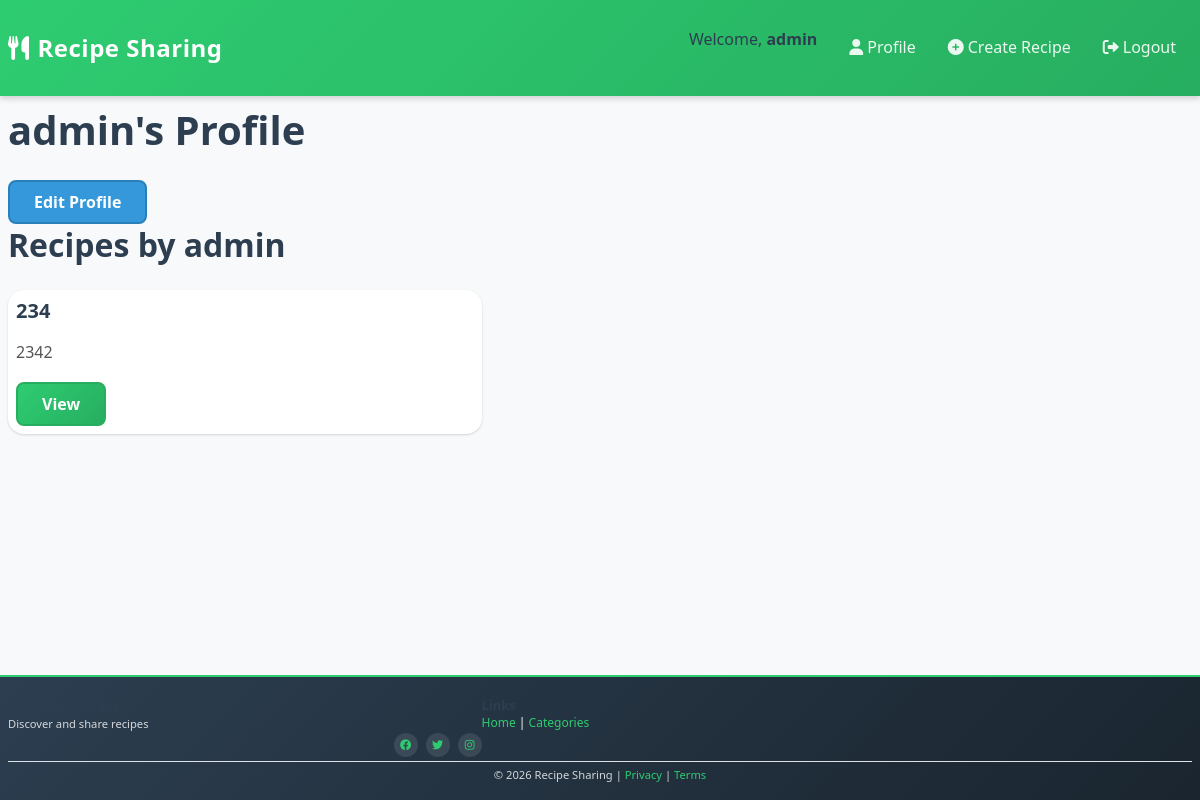
Screenshot of /profile/admin/ (signed in) with the database file from the repository.
### recipes/models.py (models this page shows, shortened)
class Profile(models.Model):
    user = models.OneToOneField(User, on_delete=models.CASCADE, related_name='profile')
    bio = models.TextField(blank=True, max_length=500)
    avatar = models.ImageField(upload_to='avatars/', blank=True, null=True)
    location = models.CharField(max_length=100, blank=True)
    website = models.URLField(blank=True, null=True)
    followers_count = models.IntegerField(default=0)
    following_count = models.IntegerField(default=0)
    created_at = models.DateTimeField(auto_now_add=True, null=True)
    updated_at = models.DateTimeField(auto_now=True, null=True)
    class Meta:
        ordering = ['-created_at']

class Recipe(models.Model):
    DIFFICULTY_CHOICES = [
        ('easy', 'Easy'),
        ('medium', 'Medium'),
        ('hard', 'Hard'),
    ]
    author = models.ForeignKey(User, on_delete=models.CASCADE, related_name='recipes')
    title = models.CharField(max_length=200)
    description = models.TextField(max_length=1000)
    ingredients = models.TextField(help_text="Separate each ingredient with a new line")
    instructions = models.TextField(help_text="Detailed cooking instructions")
    category = models.ForeignKey(Category, on_delete=models.SET_NULL, null=True, related_name='recipes')
    tags = models.ManyToManyField(Tag, blank=True, related_name='recipes')
    prep_time = models.IntegerField(help_text="Preparation time in minutes", null=True, blank=True)
    cook_time = models.IntegerField(help_text="Cooking time in minutes", null=True, blank=True)
    servings = models.IntegerField(default=1, validators=[MinValueValidator(1)])
    difficulty = models.CharField(max_length=10, choices=DIFFICULTY_CHOICES, default='medium')
    image = models.ImageField(upload_to='recipes/', blank=True, null=True)
    views_count = models.IntegerField(default=0)
    likes_count = models.IntegerField(default=0)
    created_at = models.DateTimeField(auto_now_add=True, null=True)
    updated_at = models.DateTimeField(auto_now=True, null=True)
    published = models.BooleanField(default=True)
    class Meta:
        ordering = ['-created_at']
        indexes = [
            models.Index(fields=['author', '-created_at']),
            models.Index(fields=['category', '-created_at']),
        ]

### recipes/views.py (the view)
# urls.py: path('profile/<str:username>/', views.profile, name='profile'),
@login_required
def profile(request, username):
    user = get_object_or_404(User, username=username)
    profile, created = Profile.objects.get_or_create(user=user)
    recipes = Recipe.objects.filter(author=user)
    return render(request, 'recipes/profile.html', {'profile': profile, 'recipes': recipes})

### templates/recipes/profile.html (shortened to what this page needs)
{% extends 'base.html' %}
{% block content %}
<h1>{{ profile.user.username }}'s Profile</h1>
{% if user == profile.user %}
<a href="{% url 'edit_profile' %}" class="btn btn-secondary">Edit Profile</a>
{% endif %}
<h2>Recipes by {{ profile.user.username }}</h2>
<div class="row">
    {% for recipe in recipes %}
    <div class="col-md-4 mb-4">
        <div class="card">
            <div class="card-body">
                <h5 class="card-title">{{ recipe.title }}</h5>
                <p class="card-text">{{ recipe.description|truncatechars:100 }}</p>
                <a href="{% url 'recipe_detail' recipe.pk %}" class="btn btn-primary">View</a>
            </div>
        </div>
    </div>
    {% endfor %}
</div>
{% endblock %}

### templates/base.html (shortened to what this page needs)
<!DOCTYPE html>
<html lang="en">
<head>
    <link href="https://cdn.jsdelivr.net/npm/bootstrap@5.1.3/dist/css/bootstrap.min.css" rel="stylesheet">
    <link rel="stylesheet" href="https://cdnjs.cloudflare.com/ajax/libs/font-awesome/6.0.0/css/all.min.css">
    {% load static %}
    <link rel="stylesheet" href="{% static 'css/style.css' %}">
    <link rel="stylesheet" href="{% static 'css/utilities.css' %}">
</head>
<body>
    <nav class="navbar navbar-expand-lg">
        <div class="container-fluid px-4">
            <a class="navbar-brand" href="{% url 'home' %}">
                <i class="fas fa-utensils me-2"></i>Recipe Sharing
            </a>
            <div class="collapse navbar-collapse" id="navbarNav">
                <div class="navbar-nav ms-auto">
                    {% if user.is_authenticated %}
                        <span class="nav-text me-3">Welcome, <strong>{{ user.username }}</strong></span>
                        <a class="nav-link" href="{% url 'profile' user.username %}">
                            <i class="fas fa-user me-1"></i>Profile
                        </a>
                        <a class="nav-link" href="{% url 'create_recipe' %}">
                            <i class="fas fa-plus-circle me-1"></i>Create Recipe
                        </a>
                        <a class="nav-link" href="{% url 'logout' %}">
                            <i class="fas fa-sign-out-alt me-1"></i>Logout
                        </a>
                    {% endif %}
                </div>
            </div>
        </div>
    </nav>
    <main class="container mt-4 mb-5">
        {% block content %}{% endblock %}
    </main>
    <footer>
        <div class="container-fluid px-3">
            <div class="row py-2">
                <div class="col-md-4 col-6">
                    <h6 class="footer-title"><i class="fas fa-utensils me-1"></i>Recipe Sharing</h6>
                    <p class="footer-text">Discover and share recipes</p>
                </div>
                <div class="col-md-4 col-6">
                    <h6 class="footer-title">Links</h6>
                    <ul class="footer-links">
                        <li><a href="{% url 'home' %}">Home</a> | <a href="{% url 'category_list' %}">Categories</a></li>
                    </ul>
                </div>
                <div class="col-md-4 text-md-end">
                    <div class="social-links justify-content-md-end">
                        <a href="#"><i class="fab fa-facebook"></i></a>
                        <a href="#"><i class="fab fa-twitter"></i></a>
                        <a href="#"><i class="fab fa-instagram"></i></a>
                    </div>
                </div>
            </div>
            <div class="text-center border-top pt-1">
                <p class="footer-text mb-0">&copy; 2026 Recipe Sharing | <a href="#">Privacy</a> | <a href="#">Terms</a></p>
            </div>
        </div>
    </footer>
</body>
</html>

### static/css/utilities.css (style rules this page uses)
.border-top { border-top: 1px solid var(--light); }

### rows the page displays
Profile: user.username "admin"
Recipe: title "234", description "2342"

### other values shown
{{ user.username }} "admin"
